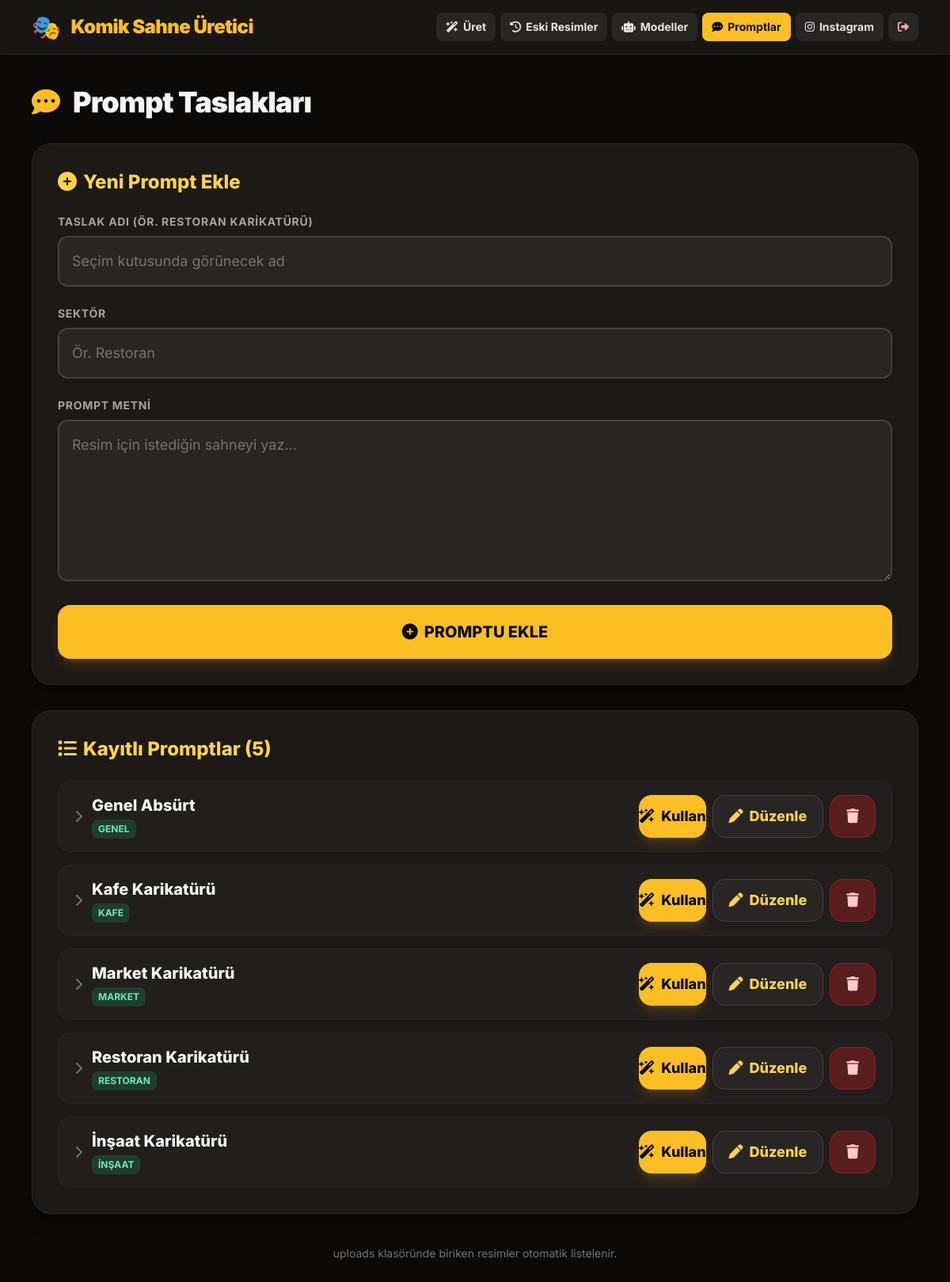
The page /prompts.php (signed in) on the database its author committed.
### tables this page shows
CREATE TABLE promptlar (
        id INTEGER PRIMARY KEY AUTOINCREMENT,
        ad TEXT NOT NULL,
        sektor TEXT NOT NULL DEFAULT '',
        metin TEXT NOT NULL
    );

### prompts.php (the view, shortened to what this page needs)
<?php
require __DIR__ . '/config.php';
$pdo = db();
$duzenle = null;
$promptlar = $pdo->query("SELECT * FROM promptlar ORDER BY sektor, ad")->fetchAll();
ust_sayfa('prompts.php');
?>
<div class="space-y-8">
  <div class="flex items-center gap-4">
    <i class="fa-solid fa-comment-dots text-4xl text-amber-400"></i>
    <h1 class="font-black text-3xl md:text-4xl tracking-tight">Prompt Taslakları</h1>
  </div>
  <div class="card">
    <h2 class="font-extrabold text-2xl mb-6 text-amber-300">
      <i class="fa-solid fa-circle-plus mr-2"></i><?= $duzenle ? 'Promptu Düzenle' : 'Yeni Prompt Ekle' ?>
    </h2>
    <form method="post" class="space-y-6">
      <div>
        <label class="label">Taslak Adı (ör. Restoran Karikatürü)</label>
        <input class="input" type="text" name="ad" required value="<?= htmlspecialchars($duzenle['ad'] ?? '') ?>" placeholder="Seçim kutusunda görünecek ad">
      </div>
      <div>
        <label class="label">Sektör</label>
        <input class="input" type="text" name="sektor" list="sektor_onerileri" value="<?= htmlspecialchars($duzenle['sektor'] ?? '') ?>" placeholder="Ör. Restoran">
      </div>
      <div>
        <label class="label">Prompt Metni</label>
        <textarea class="input" name="metin" rows="6" required placeholder="Resim için istediğin sahneyi yaz..."><?= htmlspecialchars($duzenle['metin'] ?? '') ?></textarea>
      </div>
      <button type="submit" class="btn-main">
        <i class="fa-solid <?= $duzenle ? 'fa-floppy-disk' : 'fa-circle-plus' ?>"></i>
        <?= $duzenle ? 'KAYDET' : 'PROMPTU EKLE' ?>
      </button>
    </form>
  </div>
  <div class="card">
    <h2 class="font-extrabold text-2xl mb-6 text-amber-300"><i class="fa-solid fa-list mr-2"></i>Kayıtlı Promptlar (<?= count($promptlar) ?>)</h2>
    <?php if (!$promptlar): ?>
      <div class="text-center py-10 text-stone-400">
        <i class="fa-solid fa-comment-dots text-6xl mb-4 text-stone-700"></i>
        <p class="text-2xl font-bold">Henüz prompt yok.</p>
        <p class="mt-2">Yukarıdan ilk taslağını ekle.</p>
      </div>
    <?php else: ?>
      <div class="space-y-4">
        <?php foreach ($promptlar as $p): ?>
          <div class="rounded-2xl border border-stone-800 bg-stone-800/50 overflow-hidden">
            <div class="flex items-center justify-between gap-4 px-5 py-4 cursor-pointer select-none" onclick="promptAcKapat(this)">
              <div class="flex items-center gap-3 min-w-0">
                <i class="fa-solid fa-chevron-right chevron transition-transform shrink-0 text-stone-500"></i>
                <div class="min-w-0">
                  <div class="font-extrabold text-xl"><?= htmlspecialchars($p['ad']) ?></div>
                  <?php if ($p['sektor'] !== ''): ?>
                    <span class="inline-block mt-1 text-xs font-bold uppercase px-2 py-1 rounded-lg bg-emerald-500/20 text-emerald-300"><?= htmlspecialchars($p['sektor']) ?></span>
                  <?php endif; ?>
                </div>
              </div>
              <div class="flex gap-2 shrink-0" onclick="event.stopPropagation()">
                <a href="generate.php?prompt_id=<?= (int)$p['id'] ?>" class="btn-main !py-2 !text-lg"><i class="fa-solid fa-wand-magic-sparkles"></i> Kullan</a>
                <a href="prompts.php?duzenle=<?= (int)$p['id'] ?>" class="btn-ikincil"><i class="fa-solid fa-pen"></i> Düzenle</a>
                <a href="prompts.php?sil=<?= (int)$p['id'] ?>" class="btn-tehlike" onclick="return confirm('Bu prompt silinsin mi?')"><i class="fa-solid fa-trash"></i></a>
              </div>
            </div>
          </div>
        <?php endforeach; ?>
      </div>
    <?php endif; ?>
  </div>
</div>
<?php alt_sayfa(); ?>

### config.php (shortened to what this page needs)
<?php
function ust_sayfa(string $aktif): void {
    $linkler = [
        'generate.php'      => ['Üret', 'fa-solid fa-wand-magic-sparkles'],
        'eski_resimler.php' => ['Eski Resimler', 'fa-solid fa-clock-rotate-left'],
        'models.php'        => ['Modeller', 'fa-solid fa-robot'],
        'prompts.php'       => ['Promptlar', 'fa-solid fa-comment-dots'],
        'instagram.php'     => ['Instagram', 'fa-brands fa-instagram'],
    ];
?>
<!DOCTYPE html>
<html lang="tr">
<head>
<script src="https://cdn.tailwindcss.com"></script>
<link rel="stylesheet" href="https://cdnjs.cloudflare.com/ajax/libs/font-awesome/6.5.1/css/all.min.css">
</head>
<body class="bg-stone-950 text-stone-100 font-sans min-h-screen pb-28 md:pb-10">
<header class="bg-stone-900/80 backdrop-blur sticky top-0 z-40 border-b border-stone-800">
  <div class="max-w-6xl mx-auto px-4 py-4 flex items-center justify-between gap-3">
    <a href="generate.php" class="flex items-center gap-3">
      <span class="text-3xl">🎭</span>
      <span class="font-black text-2xl text-amber-400 tracking-tight">Komik Sahne Üretici</span>
    </a>
    <div class="hidden md:flex items-center gap-1.5">
      <?php foreach ($linkler as $dosya => $l):
          $aktiflik = $dosya === $aktif ? 'bg-amber-400 text-stone-950' : 'bg-stone-800 text-stone-200 hover:bg-stone-700'; ?>
          <a href="<?= $dosya ?>" class="<?= $aktiflik ?> rounded-lg px-3 py-2 text-sm font-bold transition"><i class="<?= $l[1] ?> mr-1.5"></i><?= $l[0] ?></a>
      <?php endforeach; ?>
      <a href="index.php?cikis=1" title="Çıkış" class="bg-stone-800 text-red-300 hover:bg-red-900/50 rounded-lg px-3 py-2 text-sm font-bold transition"><i class="fa-solid fa-right-from-bracket"></i></a>
    </div>
  </div>
</header>
<main class="max-w-6xl mx-auto px-4 py-6 md:py-10 space-y-8">
<?php
}
function alt_sayfa(): void {
?>
</main>
<footer class="max-w-6xl mx-auto px-4 pb-6 text-center text-stone-500 text-sm">uploads klasöründe biriken resimler otomatik listelenir.</footer>
</body>
</html>
<?php
}

### config.php (style rules this page uses)
.input { @apply w-full rounded-xl bg-stone-800 border-2 border-stone-700 px-4 py-4 text-lg text-stone-100 placeholder-stone-500 focus:outline-none focus:border-amber-400 transition; }
.label { @apply block text-sm font-bold uppercase tracking-wider text-stone-400 mb-2; }
.btn-main { @apply inline-flex items-center justify-center gap-2 w-full rounded-2xl bg-amber-400 hover:bg-amber-300 text-stone-950 text-xl font-extrabold py-5 shadow-lg shadow-amber-500/20 transition active:scale-95; }
.btn-ikincil { @apply inline-flex items-center justify-center gap-2 rounded-2xl bg-stone-800 hover:bg-stone-700 text-amber-300 text-lg font-extrabold px-5 py-3 border border-stone-700 transition active:scale-95; }
.btn-tehlike { @apply inline-flex items-center justify-center gap-2 rounded-2xl bg-red-900/60 hover:bg-red-800 text-red-200 text-lg font-extrabold px-5 py-3 border border-red-800 transition active:scale-95; }
.card { @apply bg-stone-900 border border-stone-800 rounded-3xl p-6 md:p-8 shadow-xl; }

### rows shown on the page
promptlar: ad "Genel Absürt", sektor "GENEL"
promptlar: ad "Kafe Karikatürü", sektor "KAFE"
promptlar: ad "Market Karikatürü", sektor "MARKET"
promptlar: ad "Restoran Karikatürü", sektor "RESTORAN"
promptlar: ad "İnşaat Karikatürü", sektor "İNŞAAT"

### other values the page prints
$l[0] "Üret"
$l[0] "Eski Resimler"
$l[0] "Modeller"
$l[0] "Promptlar"
$l[0] "Instagram"
count($promptlar) "5"
